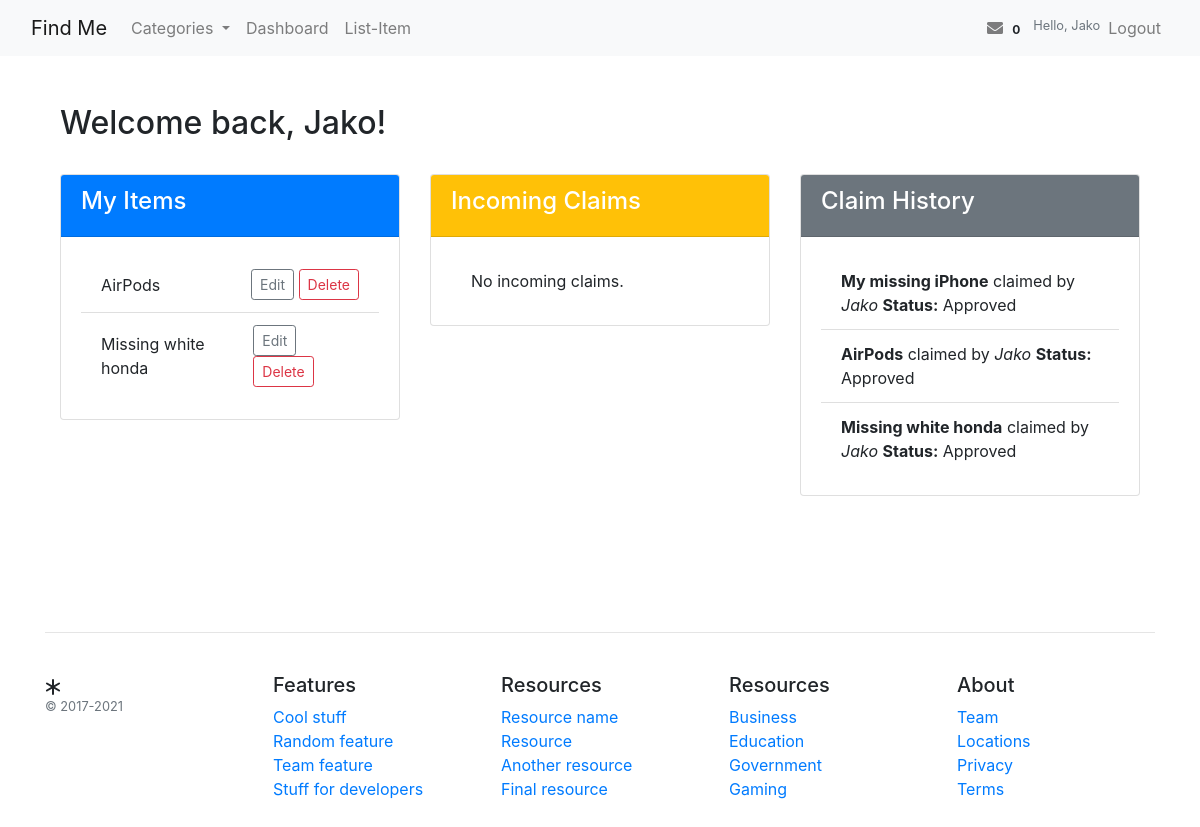
Before: /accounts/dashboard/ (signed in) with the older database file.
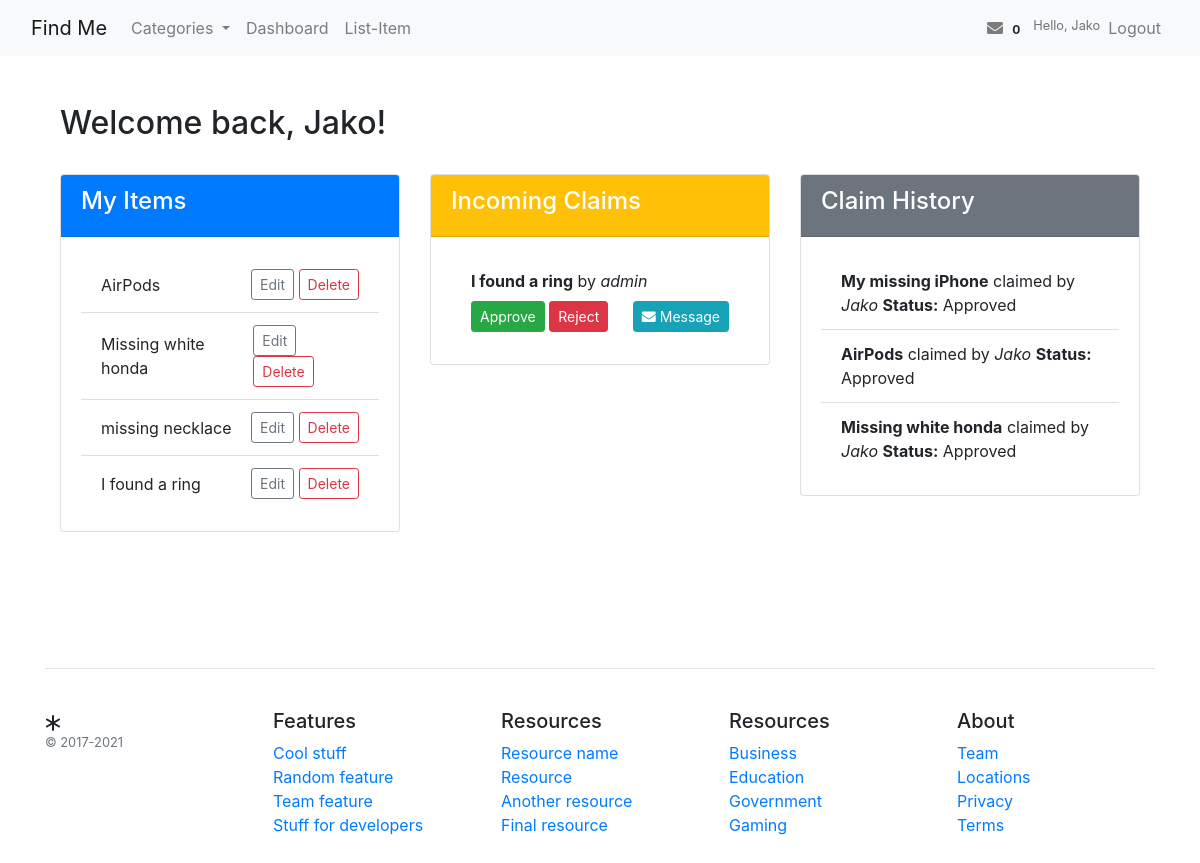
After: the same page with the newer database file.
### items/models.py (models this page shows, shortened)
class Item(models.Model):
    STATUS_CHOICES = (
        ('lost', 'Lost'),
        ('found', 'Found'),
    )
    title = models.CharField(max_length=200)
    description = models.TextField()
    category = models.ForeignKey(Category, on_delete=models.CASCADE, related_name='items')
    status = models.CharField(max_length=5, choices=STATUS_CHOICES, default='lost')
    owner = models.ForeignKey(settings.AUTH_USER_MODEL, on_delete=models.CASCADE, related_name='items')
    date_posted = models.DateTimeField(default=timezone.now)
    image = models.ImageField(upload_to='item_images/', blank=True)
    location = models.CharField(max_length=255, blank=True)

### claims/models.py (models this page shows, shortened)
class Claim(models.Model):
    item = models.ForeignKey(Item, on_delete=models.CASCADE, related_name='claims')
    claimant = models.ForeignKey(settings.AUTH_USER_MODEL, on_delete=models.CASCADE)
    description = models.TextField()
    lost_location = models.CharField(max_length=255)
    last_seen = models.DateTimeField(default=datetime.datetime.now)
    created_at = models.DateTimeField(default=timezone.now)
    status = models.CharField(max_length=10, choices=(('pending', 'Pending'), ('approved', 'Approved'), ('rejected', 'Rejected')), default='pending')
    class Meta:
        unique_together = ('item', 'claimant')

### accounts/views.py (the view)
# urls.py: path('dashboard/', views.dashboard, name='dashboard'),
@login_required
def dashboard(request):
    user = request.user
    incoming_claims = Claim.objects.filter(item__owner=user, status='pending').select_related('item', 'claimant')
    outgoing_claims = Claim.objects.filter(claimant=user).exclude(item__owner=user).select_related('item', 'item__owner')
    claim_history = Claim.objects.filter(claimant=user, status__in=['approved', 'rejected']).select_related('item', 'item__owner')
    context = {
        'user_items': Item.objects.filter(owner=user),
        'incoming_claims': incoming_claims,
        'outgoing_claims': outgoing_claims,
        'claim_history': claim_history,
    }
    return render(request, 'accounts/dashboard.html', context)

### messaging/context_processors.py (called while the page is built)
def message_count(request):
    if request.user.is_authenticated:
        unread_count = Message.objects.filter(conversation__participants=request.user, is_read=False).exclude(sender=request.user).count()
        return {'messages_count': unread_count}
    return {'messages_count': 0}

### templates/accounts/dashboard.html (shortened to what this page needs)
{% extends '../base.html' %}
{% block content %}
<div class="container-fluid py-5">
    <div class="d-flex justify-content-between align-items-center mb-4">
        <h2>Welcome back, {{ user.get_full_name|default:user.username }}!</h2>
    </div>
    <div class="row">
        <div class="col-md-4 mb-4">
            <div class="card">
                <div class="card-header bg-primary text-white">
                    <h4>My Items</h4>
                </div>
                <div class="card-body">
                    <ul class="list-group list-group-flush">
                        {% for item in user_items %}
                        <li class="list-group-item d-flex justify-content-between align-items-center">
                            {{ item.title }}
                            <span>
                                <a href="{% url 'edit_item' item.id %}" class="btn btn-outline-secondary btn-sm">Edit</a>
                                <a href="{% url 'item-delete' item.id %}" class="btn btn-outline-danger btn-sm">Delete</a>
                            </span>
                        </li>
                        {% empty %}
                        <li class="list-group-item">You have not listed any items yet.</li>
                        {% endfor %}
                    </ul>
                </div>
            </div>
        </div>
  <div class="col-md-4 mb-4">
            <div class="card">
                <div class="card-header bg-warning text-white">
                    <h4>Incoming Claims</h4>
                </div>
                <div class="card-body">
                    <ul class="list-group list-group-flush">
                        {% for claim in incoming_claims %}
                        <li class="list-group-item">
                            <strong>{{ claim.item.title }}</strong> by <em>{{ claim.claimant.username }}</em>
                            <div class="mt-2 d-flex justify-content-between align-items-center">
                                <div>
                                    <form method="post" action="{% url 'approve_claim' claim.id %}" class="d-inline">
                                        <button type="submit" class="btn btn-success btn-sm">Approve</button>
                                    </form>
                                    <form method="post" action="{% url 'reject_claim' claim.id %}" class="d-inline">
                                        <button type="submit" class="btn btn-danger btn-sm">Reject</button>
                                    </form>
                                </div>
                                <a href="{% url 'message_user' claim.claimant.id %}" class="btn btn-info btn-sm">
                                    <i class="fas fa-envelope"></i> Message
                                </a>
                            </div>
                        </li>
                        {% empty %}
                        <li class="list-group-item">No incoming claims.</li>
                        {% endfor %}
                    </ul>
                </div>
            </div>
        </div>
        <div class="col-md-4 mb-4">
            <div class="card">
                <div class="card-header bg-secondary text-white">
                    <h4>Claim History</h4>
                </div>
                <div class="card-body">
                    <ul class="list-group list-group-flush">
                        {% for history in claim_history %}
                        <li class="list-group-item">
                            <strong>{{ history.item.title }}</strong> claimed by <em>{{ history.claimant.username }}</em>
                            <strong>Status:</strong> {{ history.status|title }}
                        </li>
                        {% empty %}
                        <li class="list-group-item">No claim history found.</li>
                        {% endfor %}
                    </ul>
                </div>
            </div>
        </div>
    </div>
</div>
{% endblock %}

Changed rows visible on the page:
added Item: title "missing necklace"
added Item: title "I found a ring"
added Claim: item "I found a ring", claimant.username "admin", shown under "Incoming Claims"
Other visible differences:
text no longer shown: "No incoming claims."
